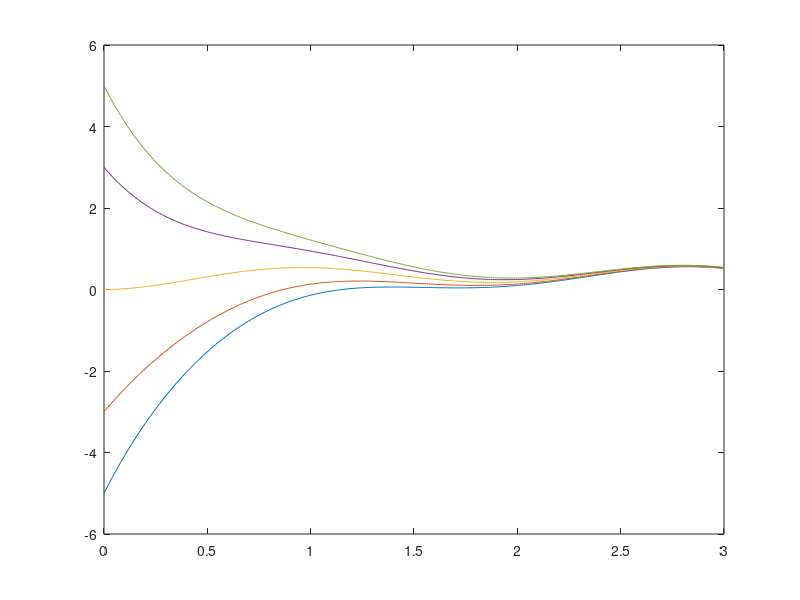

Recreate this plot in MATLAB.
function Problema6
  clc,clear
   y0 = [-5; -3; 0; 3; 5];
   tspan= 0:0.01:3;
   f = @(y,t) (-2*y + 2*cos(t).*sin(2*t));
   [t, y] = ode45(@(t,y) f(y,t), tspan, y0);
   plot(t, y);
  endfunction
